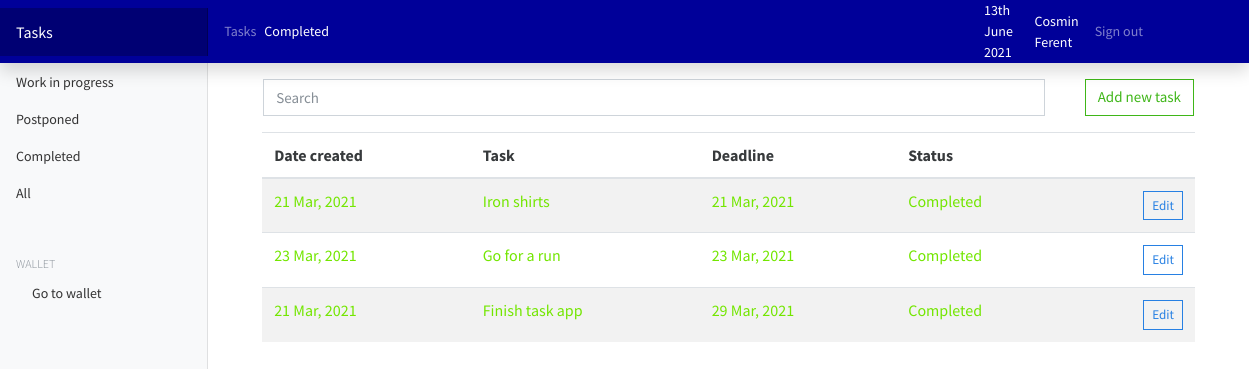
The app's page /todos/completed_todos/ (signed in) with its own data.
### todos/models.py (models this page shows, shortened)
class Todo(models.Model):
    owner = models.ForeignKey(to=User, on_delete=models.CASCADE)
    created = models.DateField(auto_now_add=True)
    description = models.TextField()
    deadline = models.DateField(default=now)
    status = models.CharField(max_length=100)
    class Meta:
        ordering = ['-deadline']

### todos/views.py (the view)
# urls.py: path('completed_todos/', views.completed_todos, name='completed-todos'),
@login_required(login_url='/authentication/login/')
def completed_todos(request):
    todos = Todo.objects.filter(owner=request.user).order_by('deadline')
    paginator = Paginator(todos, 10)
    page_number = request.GET.get('page')
    page_object = Paginator.get_page(paginator, page_number)
    context = {
        'todos': todos,
        'page_object': page_object,
        'today_date': today_date
    }
    return render(request, 'todos/completed_todos.html', context)

### todos/templates/todos/completed_todos.html (shortened to what this page needs)
{% extends 'todos/base.html' %}
{% load static %}
        {% block topmenu %}
            <li class="nav-item text-nowrap mr-2"><a class="nav-link" href="{% url 'todos' %}">Tasks</a></li>
            <li class="breadcrumb-item active" style="color: white;" aria-current="page">Completed</li>
        {% endblock %}
        {% block content %}
            <div class="container mt-3">
                <div class="row">
                    <div class="col-md-10">
                        <div class="form-group ml-3">
                            <input type="text" class="form-control" id="searchField" placeholder="Search">
                        </div>
                    </div>
                    <div class="col-md-2">
                        <a href="{% url 'add-todo' %}" class="btn btn-outline-success  float-right mr-3">Add new task</a>
                    </div>
                </div>
                <div class="container">
                    {% if todos.count %}
                        <div class="app-table">
                            <table class="table table-striped table-hover">
                                <thead>
                                    <tr>
                                        <th>Date created</th>
                                        <th>Task</th>
                                        <th>Deadline</th>
                                        <th>Status</th>
                                        <th></th>
                                    </tr>
                                </thead>
                                <tbody>
                                    {% for todo in page_object %}
                                        {% if todo.status == 'Completed' %}
                                            <tr>
                                                <td style="color: #73e600">{{ todo.created | date:'d M, Y' }}</td>
                                                <td style="color: #73e600">{{ todo.description }}</td>
                                                <td style="color: #73e600">{{ todo.deadline | date:'d M, Y' }}</td>
                                                <td style="color: #73e600">{{ todo.status }}</td>
                                                <td><a href="{% url 'edit-todo' todo.id %}" class="btn btn-outline-primary btn-sm float-right mr-auto">Edit</a></td>
                                            </tr>
                                        {% endif %}
                                    {% endfor %}
                                </tbody>
                            </table>
                        </div>
                    {% endif %}
                </div>
            </div>
        {% endblock %}

### todos/templates/todos/base.html (shortened to what this page needs)
{% load static %}
<html lang="en">
    <head>
        <link href="{% static 'wallet/css/bootstrap.min.css' %}" rel="stylesheet">
        <link href="{% static 'wallet/css/main.css' %}" rel="stylesheet">
        <link href="{% static 'wallet/css/dashboard.css' %}" rel="stylesheet">
    </head>
    <body>
        <nav class="navbar navbar-dark sticky-top flex-md-nowrap p-0 shadow" style="background-color: #000099;">
            <a class="navbar-brand col-md-3 col-lg-2 mr-0 px-3" href="{% url 'todos' %}">Tasks</a>
            <ul class="navbar-nav px-3" style="display: flex; flex-direction: row; align-items: center;">
                {% block topmenu %}
                {% endblock %}
                <li style="color: white; padding-right: 20px">{% now "jS F Y" %}</li>
                <li class="" style="color: white;">{{ request.user.get_full_name }}</li>
                <li class="nav-item text-nowrap">
                    <a class="nav-link ml-3" href="{% url 'logout' %}">Sign out</a>
                </li>
            </ul>
        </nav>
        <div class="container-fluid">
            <div class="row">
                {% include 'todos/partials/_sidebar.html' %}
                <main role="main" class="col-md-9 ml-sm-auto col-lg-10 px-md-4">
                    {% block content %}
                    {% endblock %}
                </main>
            </div>
        </div>
    </body>
</html>

### walletwebsite/static/wallet/css/dashboard.css (style rules this page uses)
body { font-size: .875rem; }
.navbar-brand { padding-top: .75rem; padding-bottom: .75rem; font-size: 1rem; background-color: rgba(0, 0, 0, .25); box-shadow: inset -1px 0 0 rgba(0, 0, 0, .25); }

### records on screen
Todo: created "21 Mar, 2021", description "Iron shirts", deadline "21 Mar, 2021", status "Completed"
Todo: created "23 Mar, 2021", description "Go for a run", deadline "23 Mar, 2021", status "Completed"
Todo: created "21 Mar, 2021", description "Finish task app", deadline "29 Mar, 2021", status "Completed"

### other values on screen
{{ request.user.get_full_name }} "Cosmin Ferent"
